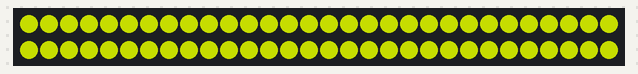
The program below on a simulated Raspberry Pi Pico running MicroPython. Parts: 60 RGB LEDs in strip order, left to right, continuing on the next row. Dim RGB values are drawn brighter than linear.

Above: at 0.45 s.
At 3.18 s:
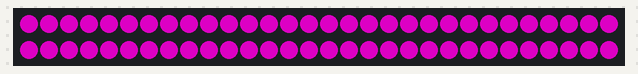
At 5.6 s:
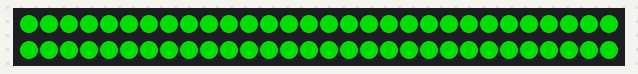
At 10.76 s:
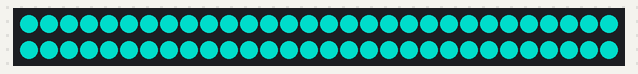
At 15.91 s:
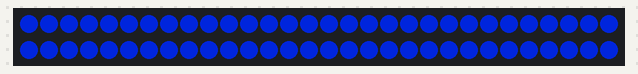
At 21.36 s:
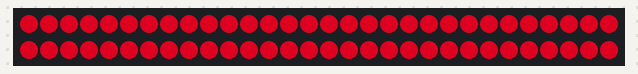

The program:

neoHuePico2.py
```python
import time
from neopixel import Neopixel

numpix = 60
strip = Neopixel(numpix, 0, 0, "GRB")

hue = 0
while(True):
    color = strip.colorHSV(hue, 255, 150)
    strip.fill(color)
    strip.show()

    hue += 150
```
